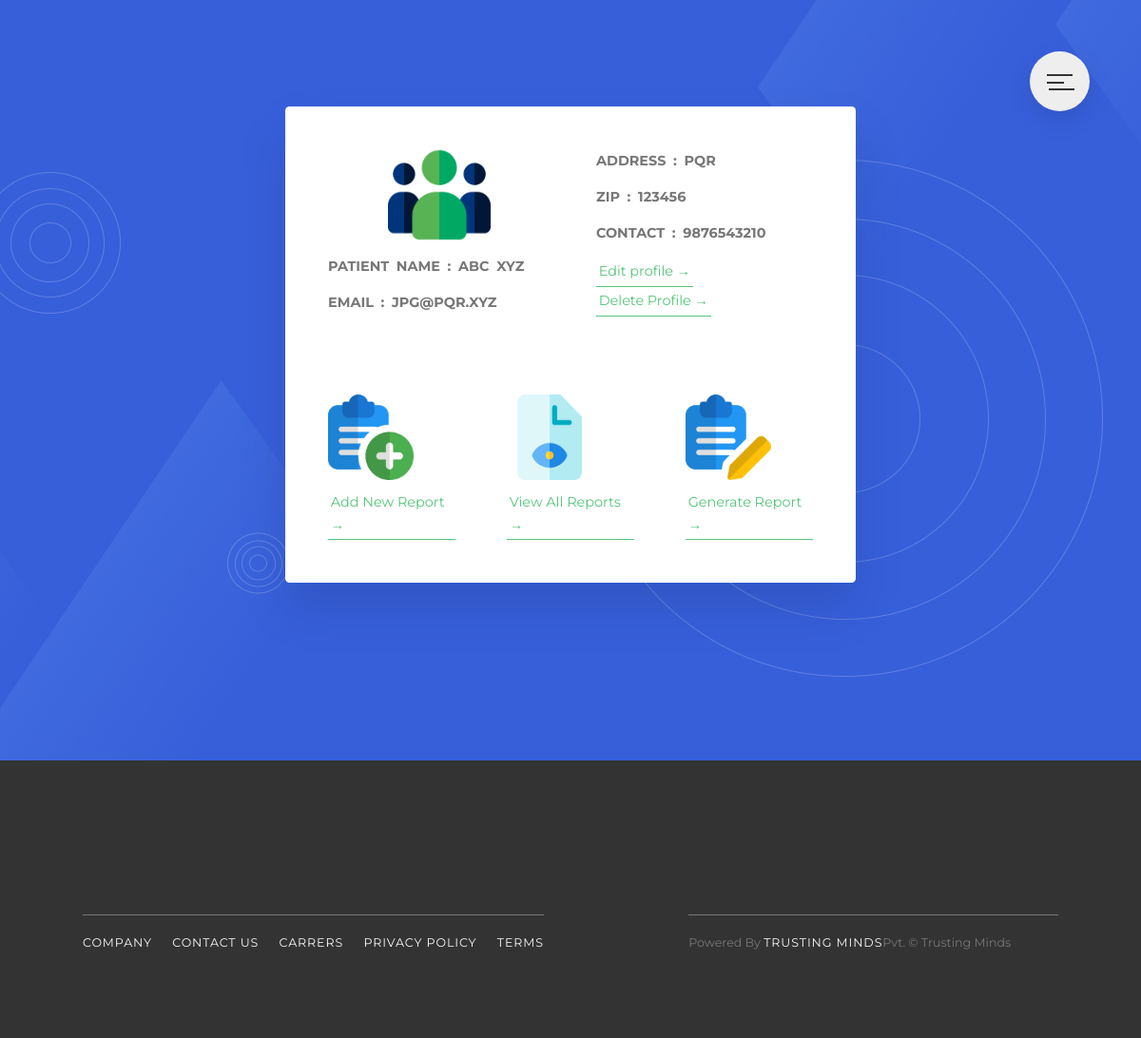
Page /patientprofile/5 (signed in) on the committed database.
### patient/models.py (models this page shows, shortened)
class Patient(models.Model):
    first_name = models.CharField(max_length=55, blank=False, null=False)
    last_name = models.CharField(max_length=55, blank=False, null=False)
    email = models.EmailField(max_length=255, blank=False, null=False, unique=True)
    address = models.TextField(max_length=255, blank=True, null=True)
    postal_zip = models.IntegerField(max_length=255, blank=True, null=True)
    city = models.CharField(max_length=255, blank=True, null=True)
    country = models.CharField(max_length=255, blank=True, null=True)
    phone_number = models.IntegerField(max_length=17, blank=True, null=True) # mobile
    alternate_number = models.IntegerField(max_length=17, blank=True, null=True) # alternate

### patient/views.py (the view)
# urls.py: path('patientprofile/<int:pk>', PatientProfileView.as_view(), name='patient-profile' ),
class PatientProfileView(LoginRequiredMixin, DetailView):
    model = Patient
    template_name = 'patient/patient_profile_view.html'
    context_object_name = 'patient'

### patient/templates/patient/patient_profile_view.html
{%  extends 'patient/base2.html' %}
{% load static %}
{% load widget_tweaks %}
{% block content %}
<div class="patient_profile">
     <div class="story GB">
        <div class="row GB">
          <div class="col-1-of-2 GB">
            <figure class="story__shape">
              <img
                src="../static/patient/img/customer.png"
                alt="person on a tour"
                class="story__img"
              />
            </figure>
            <div class="u-margin-top-small">
              <h3 class="heading-tertiary u-margin-bottom-small">
                PATIENT NAME : {{patient.first_name | title}} {{patient.last_name | title}}
              </h3>
              <h3 class="heading-tertiary u-margin-bottom-small">
                EMAIL : {{patient.email}}
              </h3>
            </div>
          </div>
          <div class="col-1-of-2 GB">
            <div class="story__text">
              <h3 class="heading-tertiary u-margin-bottom-small">
                ADDRESS : {{patient.address}}
              </h3>
              <h3 class="heading-tertiary u-margin-bottom-small">
                ZIP : {{patient.postal_zip}}
              </h3>
              <h3 class="heading-tertiary u-margin-bottom-small">CONTACT : {{patient.phone_number}}</h3>
              <div class="GB">
                <a href="{% url 'patient-update' patient.id %}" class="btn-text">Edit profile &rarr;</a>
              </div>
              <div class="GB">
                <a href="{% url 'patient-delete' patient.id %}" class="btn-text">Delete Profile &rarr;</a>
              </div>
            </div>
          </div>
        </div>
        <div class="row GB">
          <div class="col-1-of-3 GB">
            <div>
              <a href="">
                <img src="../static/patient/img/add.png" alt="" class="profile__buttons-addimg"
              /></a>
              <div class="GB">
                <a href="{% url 'upload-pdf' patient.id %}" class="btn-text"
                  >Add New Report &rarr;</a
                >
              </div>
            </div>
          </div>
          <div class="col-1-of-3 GB">
            <div class="Gb">
              <img src="../static/patient/img/file.png" alt="" class="profile__buttons-addimg" />
              <div class="GB">
                <a href="{% url 'show-all-report' patient.id %}" class="btn-text"
                  >View All Reports &rarr;</a
                >
              </div>
            </div>
          </div>
          <div class="col-1-of-3 GB">
            <div class="GB">
              <img src="../static/patient/img/edit.png" alt="" class="profile__buttons-addimg" />
              <div class="GB">
                <a href="{% url 'patient-final-report' patient.id %}" class="btn-text"
                  >Generate Report &rarr;</a
                >
              </div>
            </div>
          </div>
        </div>
      </div>
    </div>
{% endblock content %}

### patient/templates/patient/base2.html (shortened to what this page needs)
{% load static %}
<!DOCTYPE html>
<html lang="en">
  <head>
    <link
      rel="stylesheet"
      href="https://cdnjs.cloudflare.com/ajax/libs/font-awesome/4.7.0/css/font-awesome.min.css"
    />
    <link rel="stylesheet" href="{% static 'patient/css/icon-font.css' %}" />
    <link rel="stylesheet" href="{% static 'patient/css/style.css' %}" />
  </head>
  <body>
    <div class="navigation GB">
      <label for="navi-toggle" class="navigation__button GB">
        <span class="navigation__icon">&nbsp;</span>
      </label>
    </div>
		{% block content %}
		{% endblock content %}
    <footer class="footer">
      <div class="row GB">
        <div class="col-1-of-2 GB">
          <div class="footer__navigation">
            <ul class="footer__list">
              <li class="footer__item">
                <a href="#" class="footer__link">Company</a>
              </li>
              <li class="footer__item">
                <a href="#" class="footer__link">Contact Us</a>
              </li>
              <li class="footer__item">
                <a href="#" class="footer__link">Carrers</a>
              </li>
              <li class="footer__item">
                <a href="#" class="footer__link">Privacy Policy</a>
              </li>
              <li class="footer__item">
                <a href="#" class="footer__link">Terms</a>
              </li>
            </ul>
          </div>
        </div>
        <div class="col-1-of-2 GB">
          <p class="footer__copyright">
            Powered By <a href="#" class="footer__link">Trusting Minds</a>Pvt.
            &copy; Trusting Minds
          </p>
        </div>
      </div>
    </footer>
  </body>
</html>

### patient/static/patient/css/style.css (style rules this page uses)
*, *::after, *::before { margin: 0; padding: 0; box-sizing: inherit; }
html { font-size: 62.5%; }
@media only screen and (max-width: 75em) { html { font-size: 56.25%; } }
body { box-sizing: border-box; }
body { font-family: "Montserrat", sans-serif; font-weight: 400; line-height: 1.7; color: #777; background-color: #eeebebef; }
.heading-tertiary { font-size: 1.6rem; font-weight: 700; text-transform: uppercase; word-spacing: 0.4rem; }
.u-margin-bottom-small { margin-bottom: 1.5rem !important; }
.u-margin-top-small { margin-top: 2rem !important; }
.row { max-width: 114rem; margin: 0 auto; }
.row:not(:last-child) { margin-bottom: 8rem; }
.row::after { content: ""; display: table; clear: both; }
.row [class^="col-"] { float: left; }
.row [class^="col-"]:not(:last-child) { margin-right: 6rem; }
.row .col-1-of-2 { width: calc((100% - 6rem) / 2); }
.row .col-1-of-3 { width: calc((100% - 2 * 6rem) / 3); }
.navigation__button { background-color: #eee; height: 7rem; width: 7rem; border-radius: 50%; position: fixed; top: 6rem; right: 6rem; z-index: 2000; box-shadow: 0 1rem 3rem rgba(0, 0, 0, 0.1); cursor: pointer; }
.navigation__icon { position: relative; margin-top: 3.5rem; margin-left: 2rem; width: 2rem; height: 2px; background-color: #333; display: inline-block; }
.navigation__icon::before, .navigation__icon::after { height: 2px; width: 3rem; background-color: #333; display: inline-block; }
.navigation__icon::before, .navigation__icon::after { content: ""; position: absolute; top: 0; transition: all 0.2s; }
.navigation__icon::before { top: -0.8rem; }
.navigation__icon::after { top: 0.8rem; }
.footer { background-color: #333; padding: 10rem 0; font-size: 1.4rem; }
.footer__navigation { border-top: 1px solid #777; padding-top: 2rem; display: inline-block; }
.footer__list { list-style: none; }
.footer__item { display: inline-block; }
.footer__item:not(:last-child) { margin-right: 2rem; }
.footer__link:link, .footer__link:visited { color: #f7f7f7; text-decoration: none; text-transform: uppercase; display: inline-block; letter-spacing: 0.1rem; transition: all 0.2s; }
.footer__copyright { border-top: 1px solid #777; padding-top: 2rem; width: 80%; float: right; }
.btn-text:link, .btn-text:visited { font-size: 1.6rem; color: #55c57a; display: inline-block; text-decoration: none; border-bottom: 0.1rem solid #55c57a; padding: 0.3rem; transition: all 0.3s; }
.story { position: absolute; top: 2%; left: 25%; width: 50%; margin: 10rem auto; box-shadow: 0 3rem 6rem rgba(0, 0, 0, 0.1); background-color: #fff; border-radius: 0.5rem; padding: 5rem; font-size: 1.6rem; }
.story__shape { height: 10rem; width: 10rem; margin: 0.3rem 10rem; position: relative; }
.story__img { height: 100%; width: auto; transform: translateX(-2rem) scale(1.2); transition: all 0.5s; }
.profile__buttons-addimg { height: 10rem; width: auto; }
.patient_profile { background-image: url(../img/3.png); background-size: cover; background-position: top; height: 100vh; }

### rows in the picture
Patient: first_name "ABC", last_name "XYZ", email "JPG@PQR.XYZ", address "PQR", postal_zip "123456", phone_number "9876543210"
